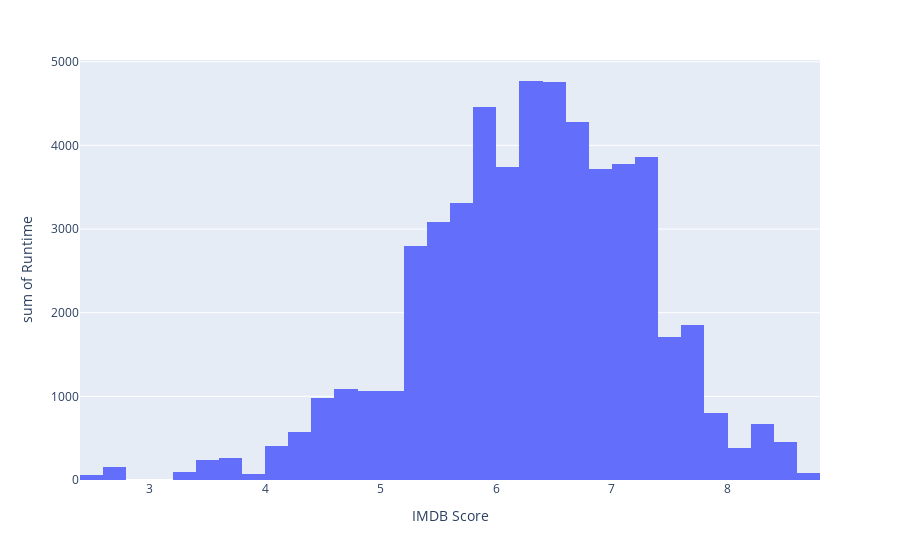

Here is the notebook cell this chart was saved with:
### Code cell
fig = px.histogram(df, x='IMDB Score', y='Runtime')
fig.show()

### Figure 1 — Plotly figure (JSON) as saved in the notebook; plotly's stock layout.template omitted (floating-point values rounded to 4 significant figures; data arrays with more than 128 entries replaced by an {"elided": "..."} marker saying what was removed)
{"data": [{"alignmentgroup": "True", "bingroup": "x", "histfunc": "sum", "hovertemplate": "IMDB Score=%{x}<br>sum of Runtime=%{y}<extra></extra>", "legendgroup": "", "marker": {"color": "#636efa", "pattern": {"shape": ""}}, "name": "", "offsetgroup": "", "orientation": "v", "showlegend": false, "type": "histogram", "x": {"elided": "584 float values"}, "xaxis": "x", "y": {"elided": "584 int values"}, "yaxis": "y"}], "layout": {"barmode": "relative", "legend": {"tracegroupgap": 0}, "margin": {"t": 60}, "xaxis": {"anchor": "y", "domain": [0, 1], "title": {"text": "IMDB Score"}}, "yaxis": {"anchor": "x", "domain": [0, 1], "title": {"text": "sum of Runtime"}}}}
